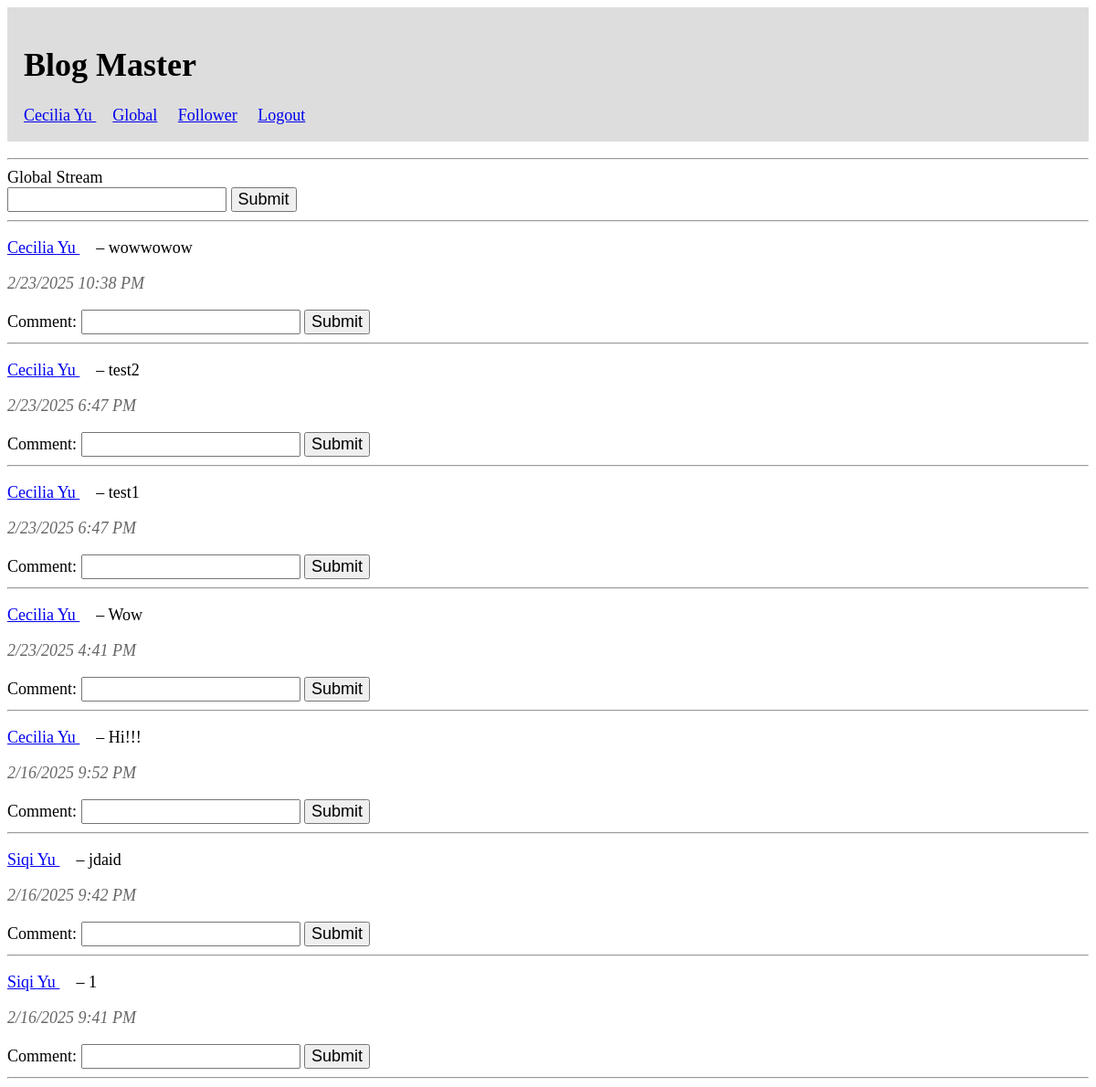
The page /global (signed in) on the database its author committed.
### socialnetwork/models.py (models this page shows, shortened)
class Post(models.Model):
    user = models.ForeignKey(User, on_delete=models.CASCADE)
    text = models.CharField(max_length=280)
    creation_time = models.DateTimeField(auto_now_add=True)

### socialnetwork/views.py (the view)
# urls.py: path('global', views.global_stream, name='global'),
def global_stream(request):
    if not request.user.is_authenticated:
        return JsonResponse({'error': 'Not logged in'}, status=401)
    if request.method == 'POST':
        post_form = PostForm(request.POST)
        if post_form.is_valid():
            new_post = post_form.save(commit=False)
            new_post.user = request.user
            new_post.save()
        return redirect('global')  # 提交后重新加载
    else:
        post_form = PostForm()
    posts = Post.objects.all().order_by('-creation_time')
    context = {
        'posts': posts,
        'post_form': post_form,
    }
    return render(request, 'socialnetwork/global.html', context)

### socialnetwork/forms.py
class PostForm(forms.ModelForm):
    class Meta:
        model = Post
        fields = ['text']
        widgets = {
            'text': forms.TextInput(attrs={'id': 'id_post_input_text', 'name': 'posttext'}),
        }

### socialnetwork/templates/socialnetwork/global.html (shortened to what this page needs)
{% extends 'socialnetwork/base.html' %}
{% load static %}
{% block content %}
<div id="id_page_name">Global Stream</div>
<form method="POST" action="{% url 'global' %}">
  {{ post_form.text }}
  <button id="id_post_button" type="submit">Submit</button>
</form>
<hr>
<div id="posts-container">
  {% for post in posts %}
    <div class="post-div" id="id_post_div_{{ post.id }}">
      <p>
        <a id="id_post_profile_{{ post.id }}" href="{% url 'other_profile' post.user.id %}">
          {{ post.user.first_name }} {{ post.user.last_name }}
        </a>
        &ndash;
        <span id="id_post_text_{{ post.id }}">
          {{ post.text }}
        </span>
      </p>
      <p id="id_post_date_time_{{ post.id }}">
        {{ post.creation_time|date:"n/j/Y g:i A" }}
      </p>
      <label>Comment:</label>
      <input type="text" id="id_comment_input_text_{{ post.id }}">
      <button type="button" onclick= "addComment( {{post.id}} )" id="id_comment_button_{{ post.id }}">Submit</button>
    </div>
    <hr>
  {% endfor %}
</div>
{% endblock %}

### socialnetwork/templates/socialnetwork/base.html (shortened to what this page needs)
<!DOCTYPE html>
<html>
{% load static %}
<head>
    <link rel="stylesheet" href="{% static 'socialnetwork/styles.css' %}">
</head>
<body>
  <div id="id_header_div">
    <h1 id="id_site_name">Blog Master</h1>
    {% if user.is_authenticated %}
      <a id="id_nav_profile" href="{% url 'my_profile' %}">
        {{ user.first_name }} {{ user.last_name }}
      </a>
      <a id="id_nav_global_stream" href="{% url 'global' %}">Global</a>
      <a id="id_nav_follower_stream" href="{% url 'follower' %}">Follower</a>
      <a id="id_nav_logout" href="{% url 'logout' %}">Logout</a>
    {% else %}
      <a id="id_login_link" href="{% url 'login' %}">Login</a>
      <a id="id_register_link" href="{% url 'register' %}">Register</a>
    {% endif %}
  </div>
  <hr>
  <div>
    {% block content %}
    {% endblock %}
  </div>
</body>
</html>

### socialnetwork/static/socialnetwork/styles.css (style rules this page uses)
body { font-size: 18px; }
#id_header_div { background-color: #ddd; padding: 1em; margin-bottom: 1em; }
a { margin-right: 1em; }
[id^="id_post_date_time_"], [id^="id_comment_date_time_"] { color: #666; font-style: italic; }
[id^="id_post_text_"], [id^="id_comment_text_"] { font-size: 18px; }
label, input, button { font-size: 18px; line-height: normal; }

### rows shown on the page
Post: user.first_name "Cecilia", user.last_name "Yu", text "wowwowow", creation_time "2/23/2025 10:38 PM"
Post: user.first_name "Cecilia", user.last_name "Yu", text "test2", creation_time "2/23/2025 6:47 PM"
Post: user.first_name "Cecilia", user.last_name "Yu", text "test1", creation_time "2/23/2025 6:47 PM"
Post: user.first_name "Cecilia", user.last_name "Yu", text "Wow", creation_time "2/23/2025 4:41 PM"
Post: user.first_name "Cecilia", user.last_name "Yu", text "Hi!!!", creation_time "2/16/2025 9:52 PM"
Post: user.first_name "Siqi", user.last_name "Yu", text "jdaid", creation_time "2/16/2025 9:42 PM"
Post: user.first_name "Siqi", user.last_name "Yu", text "1", creation_time "2/16/2025 9:41 PM"

### other values the page prints
{{ user.first_name }} "Cecilia"
{{ user.last_name }} "Yu"
